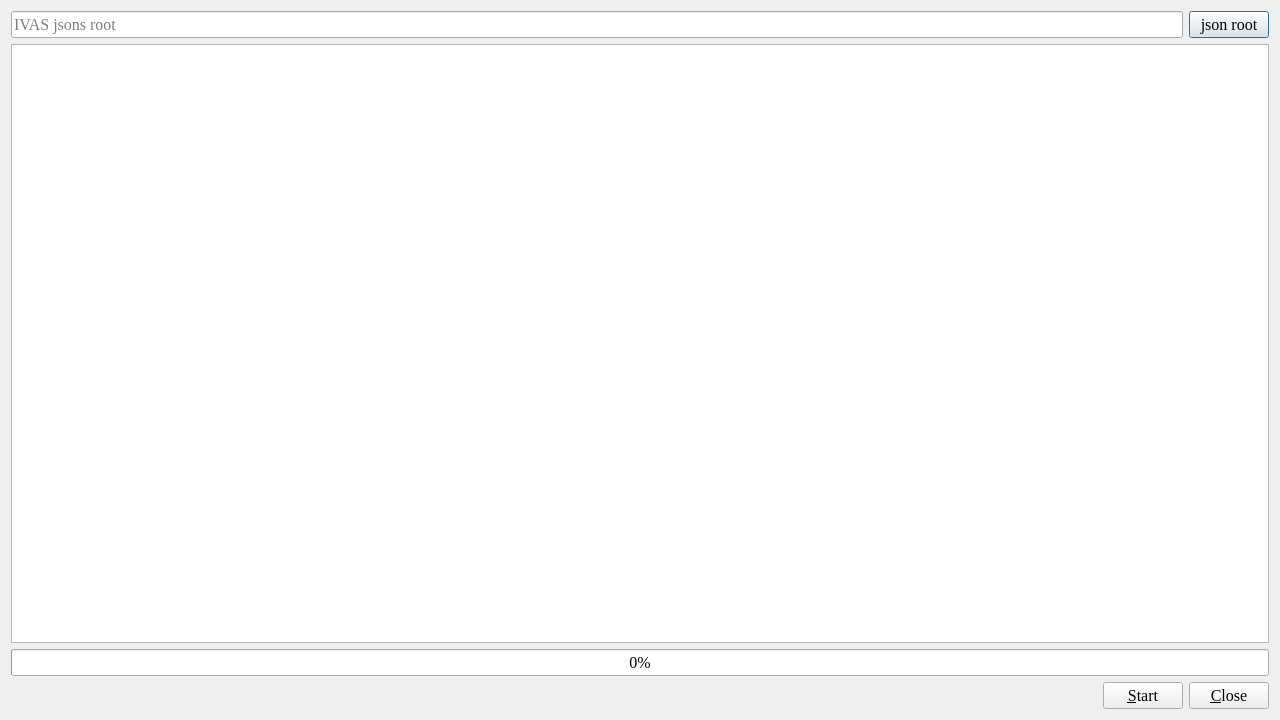
<?xml version="1.0" encoding="UTF-8"?>
<ui version="4.0">
 <class>Dialog</class>
 <widget class="QDialog" name="Dialog">
  <property name="geometry">
   <rect>
    <x>0</x>
    <y>0</y>
    <width>1280</width>
    <height>720</height>
   </rect>
  </property>
  <property name="font">
   <font>
    <family>Times New Roman</family>
    <pointsize>12</pointsize>
   </font>
  </property>
  <property name="windowTitle">
   <string>Annos validator</string>
  </property>
  <layout class="QVBoxLayout" name="verticalLayout">
   <item>
    <widget class="QWidget" name="widget_2" native="true">
     <layout class="QHBoxLayout" name="horizontalLayout">
      <property name="leftMargin">
       <number>0</number>
      </property>
      <property name="topMargin">
       <number>0</number>
      </property>
      <property name="rightMargin">
       <number>0</number>
      </property>
      <property name="bottomMargin">
       <number>0</number>
      </property>
      <item>
       <widget class="QLineEdit" name="lineEdit_json_root">
        <property name="readOnly">
         <bool>true</bool>
        </property>
        <property name="placeholderText">
         <string>IVAS jsons root</string>
        </property>
       </widget>
      </item>
      <item>
       <widget class="QPushButton" name="pushButton_json_root">
        <property name="text">
         <string>json root</string>
        </property>
       </widget>
      </item>
     </layout>
    </widget>
   </item>
   <item>
    <widget class="QTextBrowser" name="textBrowser"/>
   </item>
   <item>
    <widget class="QProgressBar" name="progressBar">
     <property name="value">
      <number>0</number>
     </property>
    </widget>
   </item>
   <item>
    <widget class="QWidget" name="widget" native="true">
     <layout class="QHBoxLayout" name="horizontalLayout_2">
      <property name="leftMargin">
       <number>0</number>
      </property>
      <property name="topMargin">
       <number>0</number>
      </property>
      <property name="rightMargin">
       <number>0</number>
      </property>
      <property name="bottomMargin">
       <number>0</number>
      </property>
      <item>
       <spacer name="horizontalSpacer">
        <property name="orientation">
         <enum>Qt::Horizontal</enum>
        </property>
        <property name="sizeHint" stdset="0">
         <size>
          <width>890</width>
          <height>20</height>
         </size>
        </property>
       </spacer>
      </item>
      <item>
       <widget class="QPushButton" name="pushButton_start">
        <property name="text">
         <string>&amp;Start</string>
        </property>
       </widget>
      </item>
      <item>
       <widget class="QPushButton" name="pushButton_close">
        <property name="text">
         <string>&amp;Close</string>
        </property>
       </widget>
      </item>
     </layout>
    </widget>
   </item>
  </layout>
 </widget>
 <resources/>
 <connections/>
</ui>
